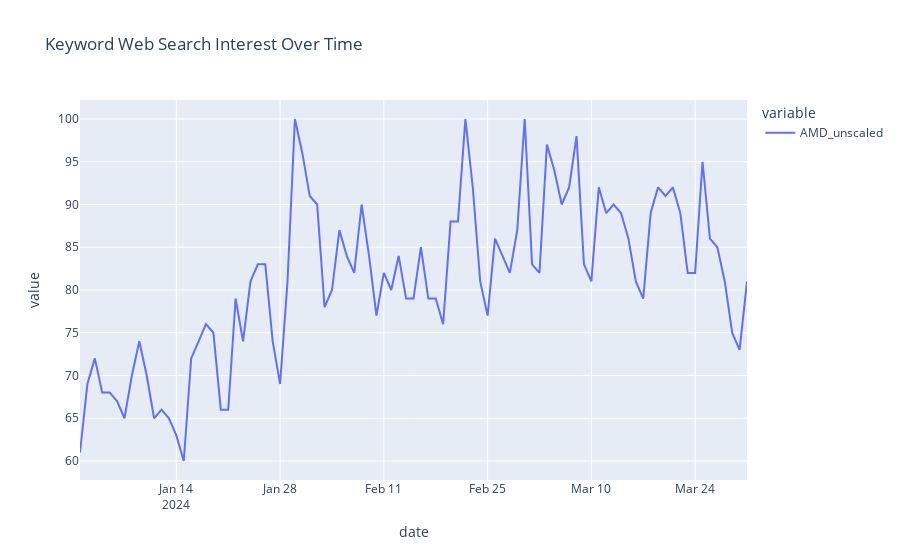

Here is the notebook cell this chart was saved with:
### Code cell
ticker_daily = data
fig = px.line(ticker_daily, y=[ticker + '_unscaled'], title='Keyword Web Search Interest Over Time')
fig.show()
